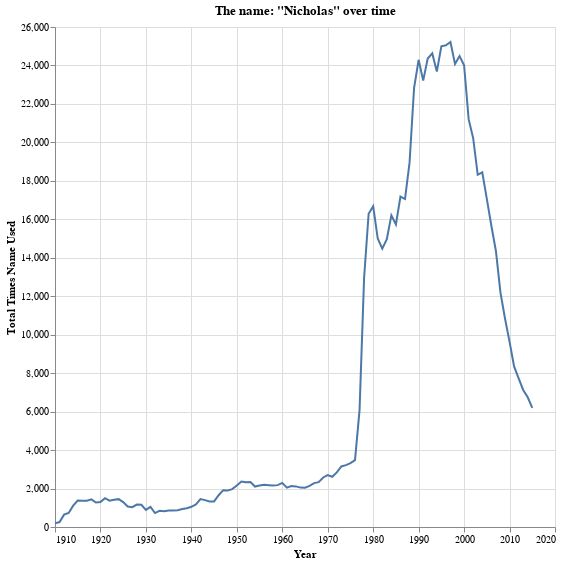

The code cell stored with this chart in its notebook:
### Code cell
#| label: GQ1 table
#| code-summary: table example
#| tbl-cap-location: top
alt.Chart(data_birth).mark_line().encode(x=alt.X('year',axis=alt.Axis(title='Year',format='Y')),
                                         y=alt.Y('Total',axis=alt.Axis(title='Total Times Name Used'))).properties(title='The name: "Nicholas" over time',
                                                                                                                   width=500,
                                                                                                                   height=500)

### Figure 1 — Vega-Lite specification as saved in the notebook (floating-point values rounded to 4 significant figures)
{"config": {"view": {"continuousWidth": 400, "continuousHeight": 300}}, "data": {"name": "data-0512699264e43a053752486cccf01885"}, "mark": "line", "encoding": {"x": {"axis": {"format": "Y", "title": "Year"}, "field": "year", "type": "quantitative"}, "y": {"axis": {"title": "Total Times Name Used"}, "field": "Total", "type": "quantitative"}}, "height": 500, "title": "The name: \"Nicholas\" over time", "width": 500, "$schema": "https://vega.github.io/schema/vega-lite/v4.17.0.json", "datasets": {"data-0512699264e43a053752486cccf01885": [{"name": "Nicholas", "year": 1910, "Total": 188.0}, {"name": "Nicholas", "year": 1911, "Total": 257.0}, {"name": "Nicholas", "year": 1912, "Total": 641.0}, {"name": "Nicholas", "year": 1913, "Total": 732.0}, {"name": "Nicholas", "year": 1914, "Total": 1109.0}, {"name": "Nicholas", "year": 1915, "Total": 1377.0}, {"name": "Nicholas", "year": 1916, "Total": 1367.0}, {"name": "Nicholas", "year": 1917, "Total": 1362.0}, {"name": "Nicholas", "year": 1918, "Total": 1438.0}, {"name": "Nicholas", "year": 1919, "Total": 1272.0}, {"name": "Nicholas", "year": 1920, "Total": 1295.0}, {"name": "Nicholas", "year": 1921, "Total": 1500.0}, {"name": "Nicholas", "year": 1922, "Total": 1367.0}, {"name": "Nicholas", "year": 1923, "Total": 1421.0}, {"name": "Nicholas", "year": 1924, "Total": 1449.0}, {"name": "Nicholas", "year": 1925, "Total": 1295.0}, {"name": "Nicholas", "year": 1926, "Total": 1067.0}, {"name": "Nicholas", "year": 1927, "Total": 1032.0}, {"name": "Nicholas", "year": 1928, "Total": 1166.0}, {"name": "Nicholas", "year": 1929, "Total": 1158.0}, {"name": "Nicholas", "year": 1930, "Total": 890.5}, {"name": "Nicholas", "year": 1931, "Total": 1044.0}, {"name": "Nicholas", "year": 1932, "Total": 723.0}, {"name": "Nicholas", "year": 1933, "Total": 840.0}, {"name": "Nicholas", "year": 1934, "Total": 814.0}, {"name": "Nicholas", "year": 1935, "Total": 860.0}, {"name": "Nicholas", "year": 1936, "Total": 859.0}, {"name": "Nicholas", "year": 1937, "Total": 869.0}, {"name": "Nicholas", "year": 1938, "Total": 934.0}, {"name": "Nicholas", "year": 1939, "Total": 978.0}, {"name": "Nicholas", "year": 1940, "Total": 1052.0}, {"name": "Nicholas", "year": 1941, "Total": 1171.0}, {"name": "Nicholas", "year": 1942, "Total": 1452.0}, {"name": "Nicholas", "year": 1943, "Total": 1398.0}, {"name": "Nicholas", "year": 1944, "Total": 1332.0}, {"name": "Nicholas", "year": 1945, "Total": 1329.0}, {"name": "Nicholas", "year": 1946, "Total": 1651.0}, {"name": "Nicholas", "year": 1947, "Total": 1914.0}, {"name": "Nicholas", "year": 1948, "Total": 1903.0}, {"name": "Nicholas", "year": 1949, "Total": 1970.0}, {"name": "Nicholas", "year": 1950, "Total": 2156.0}, {"name": "Nicholas", "year": 1951, "Total": 2366.0}, {"name": "Nicholas", "year": 1952, "Total": 2328.0}, {"name": "Nicholas", "year": 1953, "Total": 2340.0}, {"name": "Nicholas", "year": 1954, "Total": 2102.0}, {"name": "Nicholas", "year": 1955, "Total": 2153.0}, {"name": "Nicholas", "year": 1956, "Total": 2199.0}, {"name": "Nicholas", "year": 1957, "Total": 2176.0}, {"name": "Nicholas", "year": 1958, "Total": 2157.0}, {"name": "Nicholas", "year": 1959, "Total": 2177.0}, {"name": "Nicholas", "year": 1960, "Total": 2295.0}, {"name": "Nicholas", "year": 1961, "Total": 2043.0}, {"name": "Nicholas", "year": 1962, "Total": 2128.0}, {"name": "Nicholas", "year": 1963, "Total": 2112.0}, {"name": "Nicholas", "year": 1964, "Total": 2049.0}, {"name": "Nicholas", "year": 1965, "Total": 2046.0}, {"name": "Nicholas", "year": 1966, "Total": 2134.0}, {"name": "Nicholas", "year": 1967, "Total": 2281.0}, {"name": "Nicholas", "year": 1968, "Total": 2330.0}, {"name": "Nicholas", "year": 1969, "Total": 2576.0}, {"name": "Nicholas", "year": 1970, "Total": 2700.0}, {"name": "Nicholas", "year": 1971, "Total": 2611.0}, {"name": "Nicholas", "year": 1972, "Total": 2840.0}, {"name": "Nicholas", "year": 1973, "Total": 3147.0}, {"name": "Nicholas", "year": 1974, "Total": 3216.0}, {"name": "Nicholas", "year": 1975, "Total": 3323.0}, {"name": "Nicholas", "year": 1976, "Total": 3478.0}, {"name": "Nicholas", "year": 1977, "Total": 6080.0}, {"name": "Nicholas", "year": 1978, "Total": 12950.0}, {"name": "Nicholas", "year": 1979, "Total": 16290.0}, {"name": "Nicholas", "year": 1980, "Total": 16680.0}, {"name": "Nicholas", "year": 1981, "Total": 15000.0}, {"name": "Nicholas", "year": 1982, "Total": 14470.0}, {"name": "Nicholas", "year": 1983, "Total": 14970.0}, {"name": "Nicholas", "year": 1984, "Total": 16210.0}, {"name": "Nicholas", "year": 1985, "Total": 15730.0}, {"name": "Nicholas", "year": 1986, "Total": 17180.0}, {"name": "Nicholas", "year": 1987, "Total": 17050.0}, {"name": "Nicholas", "year": 1988, "Total": 18940.0}, {"name": "Nicholas", "year": 1989, "Total": 22840.0}, {"name": "Nicholas", "year": 1990, "Total": 24290.0}, {"name": "Nicholas", "year": 1991, "Total": 23210.0}, {"name": "Nicholas", "year": 1992, "Total": 24360.0}, {"name": "Nicholas", "year": 1993, "Total": 24630.0}, {"name": "Nicholas", "year": 1994, "Total": 23680.0}, {"name": "Nicholas", "year": 1995, "Total": 25000.0}, {"name": "Nicholas", "year": 1996, "Total": 25050.0}, {"name": "Nicholas", "year": 1997, "Total": 25220.0}, {"name": "Nicholas", "year": 1998, "Total": 24070.0}, {"name": "Nicholas", "year": 1999, "Total": 24490.0}, {"name": "Nicholas", "year": 2000, "Total": 24010.0}, {"name": "Nicholas", "year": 2001, "Total": 21210.0}, {"name": "Nicholas", "year": 2002, "Total": 20220.0}, {"name": "Nicholas", "year": 2003, "Total": 18310.0}, {"name": "Nicholas", "year": 2004, "Total": 18440.0}, {"name": "Nicholas", "year": 2005, "Total": 17060.0}, {"name": "Nicholas", "year": 2006, "Total": 15660.0}, {"name": "Nicholas", "year": 2007, "Total": 14350.0}, {"name": "Nicholas", "year": 2008, "Total": 12180.0}, {"name": "Nicholas", "year": 2009, "Total": 10840.0}, {"name": "Nicholas", "year": 2010, "Total": 9637.0}, {"name": "Nicholas", "year": 2011, "Total": 8352.0}, {"name": "Nicholas", "year": 2012, "Total": 7726.0}, {"name": "Nicholas", "year": 2013, "Total": 7126.0}, {"name": "Nicholas", "year": 2014, "Total": 6744.0}, {"name": "Nicholas", "year": 2015, "Total": 6190.0}]}}
